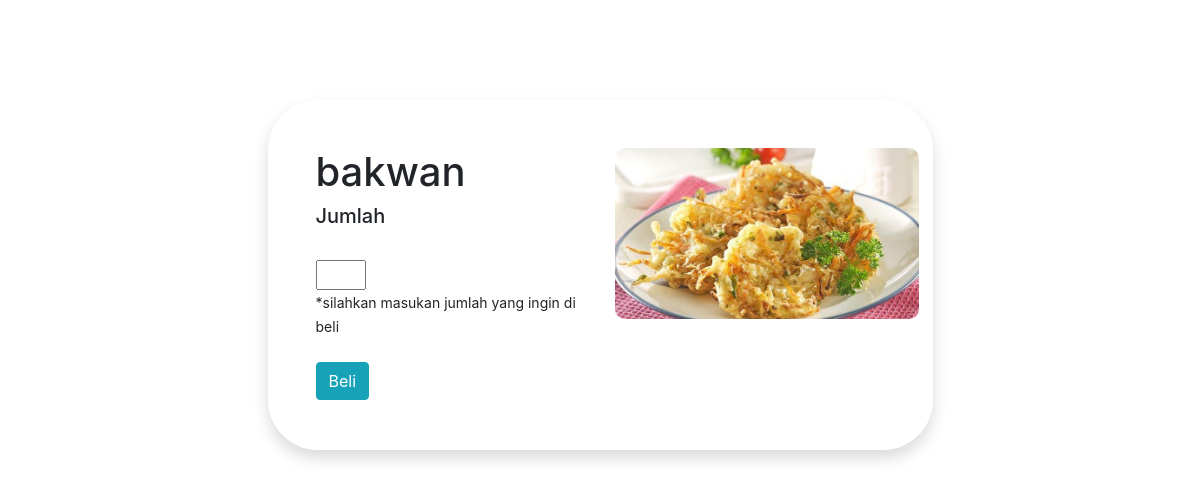
Screenshot of /berapa.php?id=3 (signed in) with the database file from the repository.
### tables this page shows
CREATE TABLE `tbl_barang` (
  `id_barang` int(6) NOT NULL,
  `nama_barang` varchar(35) NOT NULL,
  `harga_barang` varchar(30) NOT NULL,
  `gambar` varchar(35) NOT NULL,
  `kategori` int(12) NOT NULL
);

### berapa.php (the view, shortened to what this page needs)
<?php
include 'koneksi.php';
$id = $_GET['id'];
$query = mysqli_query($koneksi,"SELECT * FROM tbl_barang WHERE id_barang = '$id'")->fetch_assoc();
?>
<!DOCTYPE html>
<html lang="en">
<head>
	<link rel="stylesheet" href="https://cdn.jsdelivr.net/npm/bootstrap@4.6.1/dist/css/bootstrap.min.css">
</head>
<body>
	<div class="container">
		<div class="row">
			<div class="col-sm-7 shadow p-5 mb-5 bg-white" id="es">
				<div class="row">
					<div class="col-sm-6"><h1><?php echo $query['nama_barang'] ?></h1>
						<h5>Jumlah</h5>
						<br><form method="post">
							<input type="number" name="nomor"><br>
							<small>*silahkan masukan jumlah yang ingin di beli</small>
							<br><br>
							<button class="btn btn-info" name="submit">Beli</button></div>
							<div class="col-sm-2" id="cape"><img src="assets/img/<?php echo $query['gambar'] ?>"></div></form>
						</div>
					</div>
				</div>
			</div>
		</body>
		</html>

### berapa.php (style rules this page uses)
#es { height: 350px; margin: 100px auto 0; border-radius: 50px; }
#es input { width: 50px; }
#cape img { width: 19rem; border-radius: 10px; }

### rows the page displays
tbl_barang: nama_barang "bakwan", gambar (picture)
